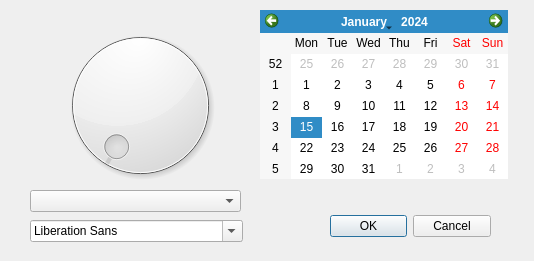
<?xml version="1.0" encoding="UTF-8"?>
<ui version="4.0">
 <class>SubDialog</class>
 <widget class="QDialog" name="SubDialog">
  <property name="geometry">
   <rect>
    <x>0</x>
    <y>0</y>
    <width>534</width>
    <height>261</height>
   </rect>
  </property>
  <property name="windowTitle">
   <string>Dialog</string>
  </property>
  <widget class="QDialogButtonBox" name="buttonBox">
   <property name="geometry">
    <rect>
     <x>330</x>
     <y>210</y>
     <width>161</width>
     <height>32</height>
    </rect>
   </property>
   <property name="orientation">
    <enum>Qt::Horizontal</enum>
   </property>
   <property name="standardButtons">
    <set>QDialogButtonBox::Cancel|QDialogButtonBox::Ok</set>
   </property>
  </widget>
  <widget class="QDial" name="dial">
   <property name="geometry">
    <rect>
     <x>40</x>
     <y>20</y>
     <width>201</width>
     <height>171</height>
    </rect>
   </property>
  </widget>
  <widget class="QCalendarWidget" name="calendarWidget">
   <property name="geometry">
    <rect>
     <x>260</x>
     <y>10</y>
     <width>248</width>
     <height>169</height>
    </rect>
   </property>
  </widget>
  <widget class="QFontComboBox" name="fontComboBox">
   <property name="geometry">
    <rect>
     <x>30</x>
     <y>220</y>
     <width>213</width>
     <height>22</height>
    </rect>
   </property>
  </widget>
  <widget class="QComboBox" name="comboBox">
   <property name="geometry">
    <rect>
     <x>30</x>
     <y>190</y>
     <width>211</width>
     <height>22</height>
    </rect>
   </property>
  </widget>
 </widget>
 <resources/>
 <connections>
  <connection>
   <sender>buttonBox</sender>
   <signal>accepted()</signal>
   <receiver>SubDialog</receiver>
   <slot>accept()</slot>
   <hints>
    <hint type="sourcelabel">
     <x>248</x>
     <y>254</y>
    </hint>
    <hint type="destinationlabel">
     <x>157</x>
     <y>274</y>
    </hint>
   </hints>
  </connection>
  <connection>
   <sender>buttonBox</sender>
   <signal>rejected()</signal>
   <receiver>SubDialog</receiver>
   <slot>reject()</slot>
   <hints>
    <hint type="sourcelabel">
     <x>316</x>
     <y>260</y>
    </hint>
    <hint type="destinationlabel">
     <x>286</x>
     <y>274</y>
    </hint>
   </hints>
  </connection>
 </connections>
</ui>
